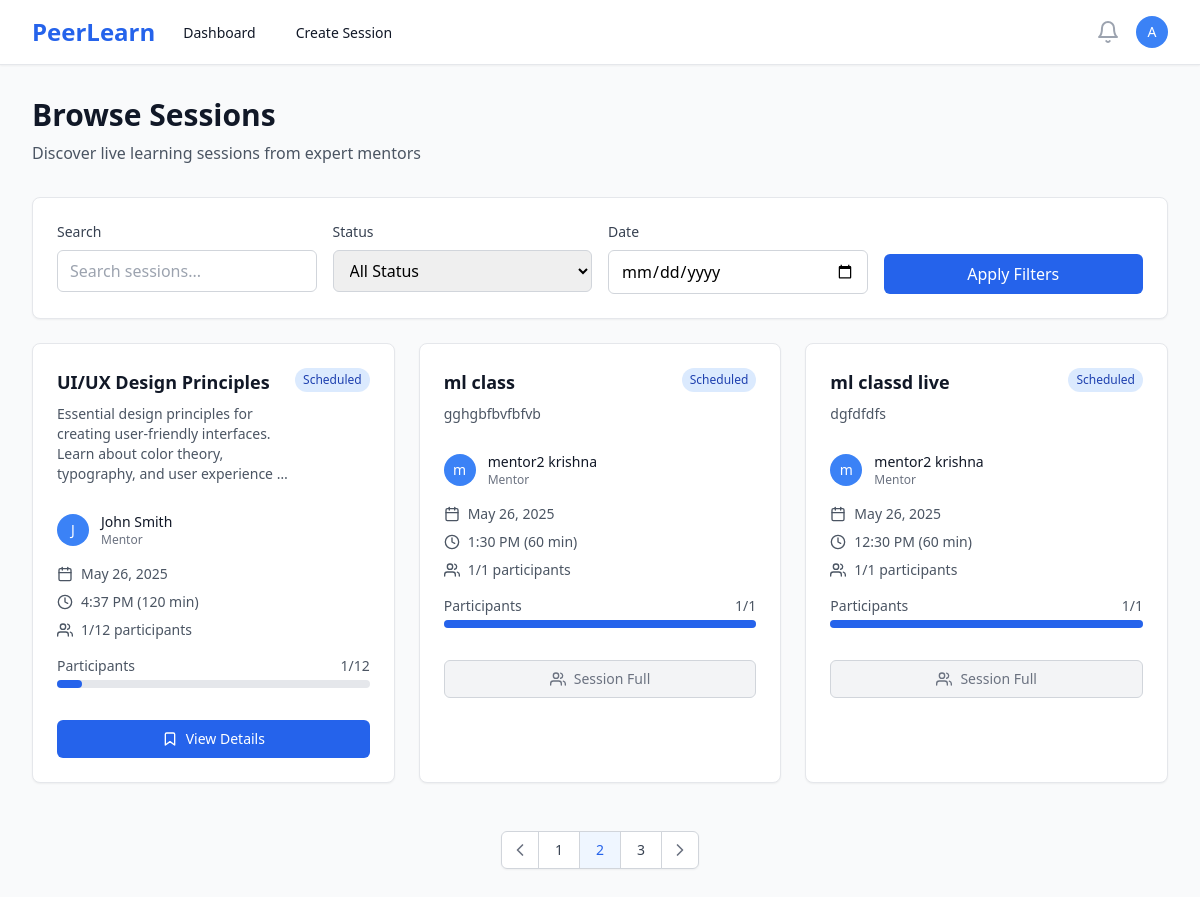
The app's page /sessions/ (signed in), older data.
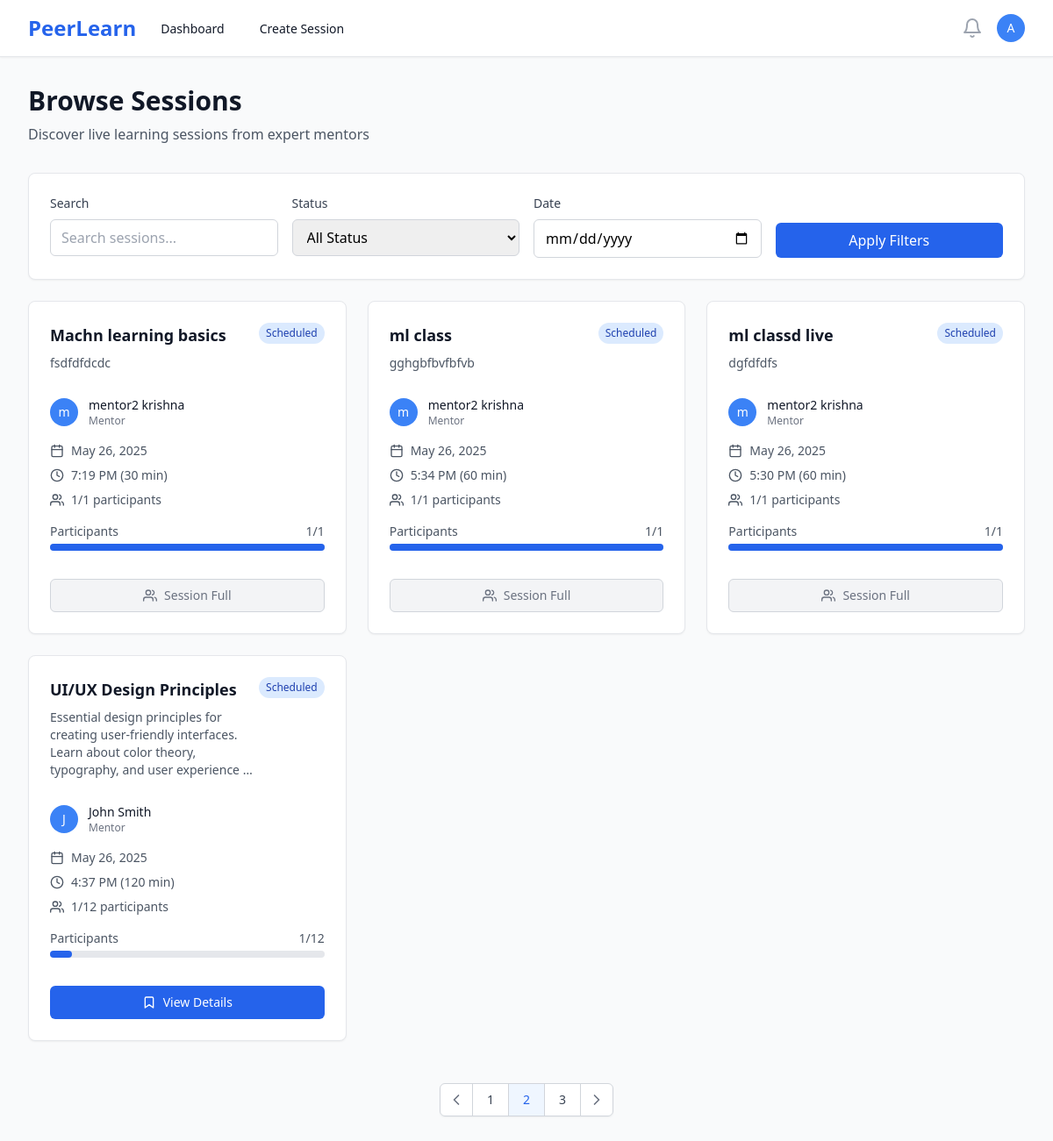
The same page, newer data.
### sessions/models.py (models this page shows, shortened)
class Session(models.Model):
    STATUS_CHOICES = [
        ('draft', 'Draft'),
        ('scheduled', 'Scheduled'),
        ('live', 'Live'),
        ('completed', 'Completed'),
        ('cancelled', 'Cancelled'),
    ]
    CATEGORY_CHOICES = [
        ('programming', 'Programming & Development'),
        ('data-science', 'Data Science & Analytics'),
        ('web-development', 'Web Development'),
        ('mobile-development', 'Mobile Development'),
        ('ai-ml', 'AI & Machine Learning'),
        ('design', 'UI/UX Design'),
        ('business', 'Business & Marketing'),
        ('language', 'Language Learning'),
        ('music', 'Music & Arts'),
        ('fitness', 'Health & Fitness'),
        ('other', 'Other'),
    ]
    id = models.UUIDField(primary_key=True, default=uuid.uuid4, editable=False)
    mentor = models.ForeignKey(User, on_delete=models.CASCADE, related_name='mentor_sessions')
    title = models.CharField(max_length=200)
    description = models.TextField()
    thumbnail = models.ImageField(upload_to='session_thumbnails/', blank=True, null=True, help_text="Session cover image")
    category = models.CharField(max_length=50, choices=CATEGORY_CHOICES, blank=True, help_text="Session category for recommendations")
    skills = models.TextField(blank=True, help_text="Comma-separated skills for ML matching")
    price = models.DecimalField(max_digits=8, decimal_places=2, null=True, blank=True, help_text="Price in INR, null for free sessions")
    schedule = models.DateTimeField()
    duration = models.IntegerField(help_text="Duration in minutes")
    max_participants = models.IntegerField(default=10)
    status = models.CharField(max_length=20, choices=STATUS_CHOICES, default='draft')
    created_at = models.DateTimeField(auto_now_add=True)
    updated_at = models.DateTimeField(auto_now=True)
    class Meta:
        ordering = ['-schedule']
    @property
    def current_participants(self):
        return self.bookings.filter(status='confirmed').count()
    @property
    def is_full(self):
        return self.current_participants >= self.max_participants

### users/models.py (models this page shows, shortened)
class User(AbstractUser):
    ROLE_CHOICES = [
        ('mentor', 'Mentor'),
        ('learner', 'Learner'),
    ]
    id = models.UUIDField(primary_key=True, default=uuid.uuid4, editable=False)
    role = models.CharField(max_length=10, choices=ROLE_CHOICES, default='learner')
    bio = models.TextField(blank=True, null=True)
    skills = models.CharField(max_length=500, blank=True, help_text="Comma-separated skills for recommendation matching")
    interests = models.CharField(max_length=500, blank=True, help_text="Learning interests for AI recommendations")
    domain = models.CharField(max_length=100, blank=True, help_text="Learning domain/field")
    expertise = models.CharField(max_length=100, blank=True, help_text="Primary domain/area of expertise")
    career_goals = models.TextField(blank=True, help_text="Career aspirations for AI guidance")
    profile_image = models.ImageField(upload_to='profiles/', blank=True, null=True)
    created_at = models.DateTimeField(auto_now_add=True)
    updated_at = models.DateTimeField(auto_now=True)
    @property
    def is_mentor(self):
        return self.role == 'mentor'

### sessions/views.py (the view)
# urls.py: path('', views.session_list, name='session_list'),
@login_required
def session_list(request):
    sessions = Session.objects.filter(
        status='scheduled',
        schedule__gt=timezone.now()
    ).select_related('mentor')
    return render(request, 'sessions/list.html', {'sessions': sessions})

### templates/sessions/list.html (shortened to what the changed rows need)
{% extends 'base.html' %}
{% block content %}
<div class="max-w-7xl mx-auto px-4 sm:px-6 lg:px-8 py-8">
    <div class="mb-8">
        <h1 class="text-3xl font-bold text-gray-900">Browse Sessions</h1>
    </div>
    {% if sessions %}
    <div class="grid grid-cols-1 md:grid-cols-2 lg:grid-cols-3 gap-6">
        {% for session in sessions %}
        <div class="bg-white rounded-lg shadow-sm border border-gray-200 hover:shadow-md transition-shadow">
            <div class="p-6">
                <div class="flex items-start justify-between mb-4">
                    <div class="flex-1">
                        <h3 class="text-lg font-semibold text-gray-900 mb-2">
                            <a href="{% url 'session_detail' session.id %}" class="hover:text-blue-600">
                                {{ session.title }}
                            </a>
                        </h3>
                        <p class="text-sm text-gray-600 mb-3">{{ session.description|truncatewords:15 }}</p>
                    </div>
                    <span class="px-2 py-1 text-xs font-medium rounded-full flex-shrink-0
                                {% if session.status == 'scheduled' %}bg-blue-100 text-blue-800
                                {% elif session.status == 'live' %}bg-green-100 text-green-800
                                {% elif session.status == 'completed' %}bg-gray-100 text-gray-800
                                {% elif session.status == 'cancelled' %}bg-red-100 text-red-800
                                {% else %}bg-yellow-100 text-yellow-800{% endif %}">
                        {{ session.status|title }}
                    </span>
                </div>
                <div class="flex items-center mb-4">
                    {% if session.mentor.profile_image %}
                        <img class="h-8 w-8 rounded-full" src="{{ session.mentor.profile_image.url }}" alt="">
                    {% else %}
                        <div class="h-8 w-8 rounded-full bg-blue-500 flex items-center justify-center">
                            <span class="text-white text-sm font-medium">{{ session.mentor.first_name|first|default:session.mentor.username|first }}</span>
                        </div>
                    {% endif %}
                    <div class="ml-3">
                        <p class="text-sm font-medium text-gray-900">{{ session.mentor.get_full_name|default:session.mentor.username }}</p>
                        <p class="text-xs text-gray-500">Mentor</p>
                    </div>
                </div>
                <div class="space-y-2 text-sm text-gray-600 mb-4">
                    <div class="flex items-center">
                        <i data-feather="calendar" class="h-4 w-4 mr-2"></i>
                        {{ session.schedule|date:"M j, Y" }}
                    </div>
                    <div class="flex items-center">
                        <i data-feather="clock" class="h-4 w-4 mr-2"></i>
                        {{ session.schedule|time:"g:i A" }} ({{ session.duration }} min)
                    </div>
                    <div class="flex items-center">
                        <i data-feather="users" class="h-4 w-4 mr-2"></i>
                        {{ session.current_participants }}/{{ session.max_participants }} participants
                    </div>
                </div>
                <div class="mb-4">
                    <div class="flex justify-between text-sm text-gray-600 mb-1">
                        <span>Participants</span>
                        <span>{{ session.current_participants }}/{{ session.max_participants }}</span>
                    </div>
                    <div class="w-full bg-gray-200 rounded-full h-2">
                        <div class="bg-blue-600 h-2 rounded-full"
                             style="width: {% widthratio session.current_participants session.max_participants 100 %}%"></div>
                    </div>
                </div>
                <div class="pt-4">
                    {% if user.is_authenticated %}
                        {% if session.status == 'live' %}
                            <a href="{% url 'session_detail' session.id %}"
                               class="w-full inline-flex items-center justify-center px-4 py-2 border border-transparent text-sm font-medium rounded-md text-white bg-green-600 hover:bg-green-700">
                                <i data-feather="video" class="h-4 w-4 mr-2"></i>
                                Join Live Session
                            </a>
                        {% elif session.status == 'scheduled' %}
                            {% if session.is_full %}
                                <button disabled
                                        class="w-full inline-flex items-center justify-center px-4 py-2 border border-gray-300 text-sm font-medium rounded-md text-gray-500 bg-gray-100 cursor-not-allowed">
                                    <i data-feather="users" class="h-4 w-4 mr-2"></i>
                                    Session Full
                                </button>
                            {% else %}
                                <a href="{% url 'session_detail' session.id %}"
                                   class="w-full inline-flex items-center justify-center px-4 py-2 border border-transparent text-sm font-medium rounded-md text-white bg-blue-600 hover:bg-blue-700">
                                    <i data-feather="bookmark" class="h-4 w-4 mr-2"></i>
                                    View Details
                                </a>
                            {% endif %}
                        {% else %}
                            <a href="{% url 'session_detail' session.id %}"
                               class="w-full inline-flex items-center justify-center px-4 py-2 border border-gray-300 text-sm font-medium rounded-md text-gray-700 bg-white hover:bg-gray-50">
                                <i data-feather="eye" class="h-4 w-4 mr-2"></i>
                                View Details
                            </a>
                        {% endif %}
                    {% else %}
                        <a href="{% url 'login' %}"
                           class="w-full inline-flex items-center justify-center px-4 py-2 border border-transparent text-sm font-medium rounded-md text-white bg-blue-600 hover:bg-blue-700">
                            Login to Book
                        </a>
                    {% endif %}
                </div>
            </div>
        </div>
        {% endfor %}
    </div>
    {% endif %}
</div>
{% endblock %}

Row changes from the older to the newer data that the page shows:
now on this page (row edited): Session: title "Machn learning basics", description "fsdfdfdcdc", status "Scheduled", mentor.first_name|first "m", mentor.get_full_name "mentor2 krishna", schedule "May 26, 2025", schedule "7:19 PM", duration "30", current_participants "1", max_participants "1", shows "Session Full"
changed Session "ml class": schedule "1:30 PM" → "5:34 PM"
changed Session "ml classd live": schedule "12:30 PM" → "5:30 PM"
shown differently, row unchanged: Session "UI/UX Design Principles": moves down the list
